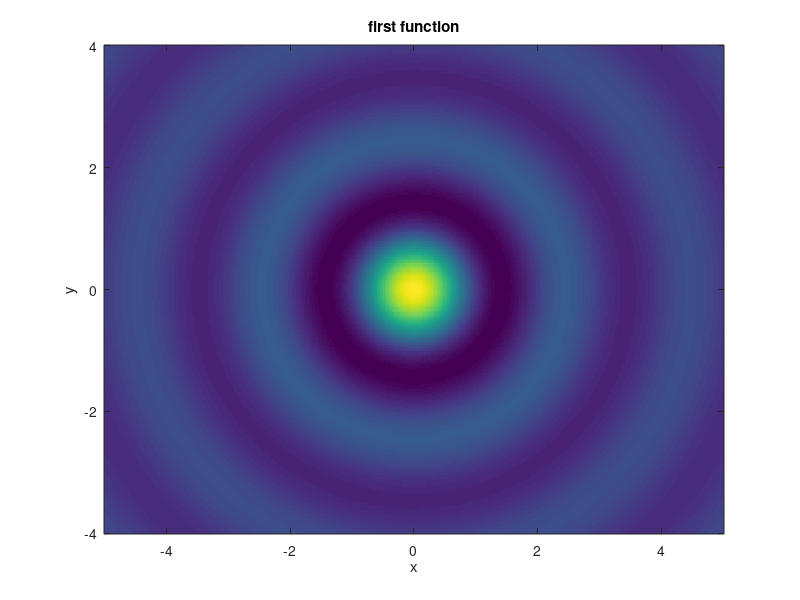
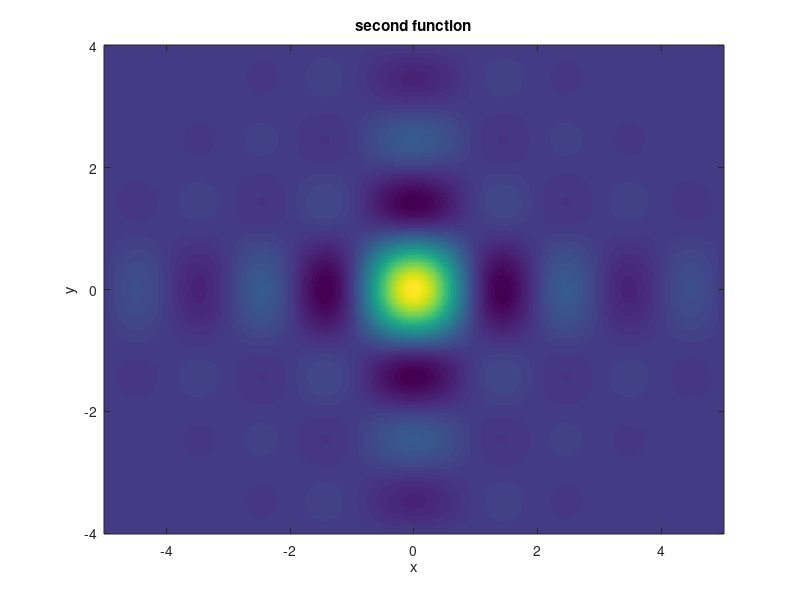

The MATLAB source for these figures, in order:
clear all
close all
clc

x = linspace(-5, 5, 400);
y = linspace(-4, 4, 300);
[xx, yy] = meshgrid(x,y);
f = sinc(sqrt(xx.^2 + yy.^2));
figure
imagesc(x,y,f)
xlabel('x')
ylabel('y')
title('first function')
axis xy

f = sinc(xx).*sinc(yy);
figure
imagesc(x,y,f)
xlabel('x')
ylabel('y')
title('second function')
axis xy